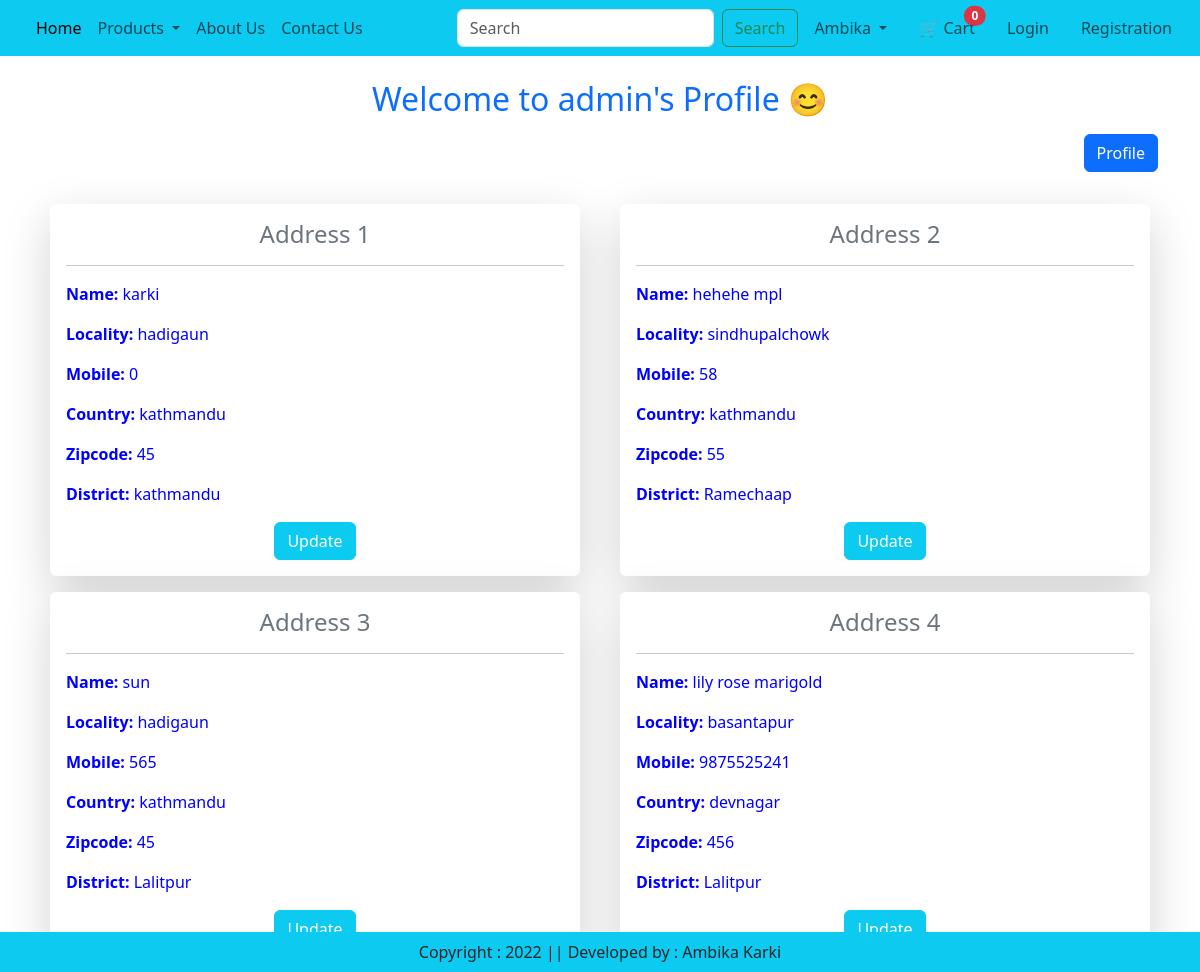
Before: /detail (signed in) with the older database file.
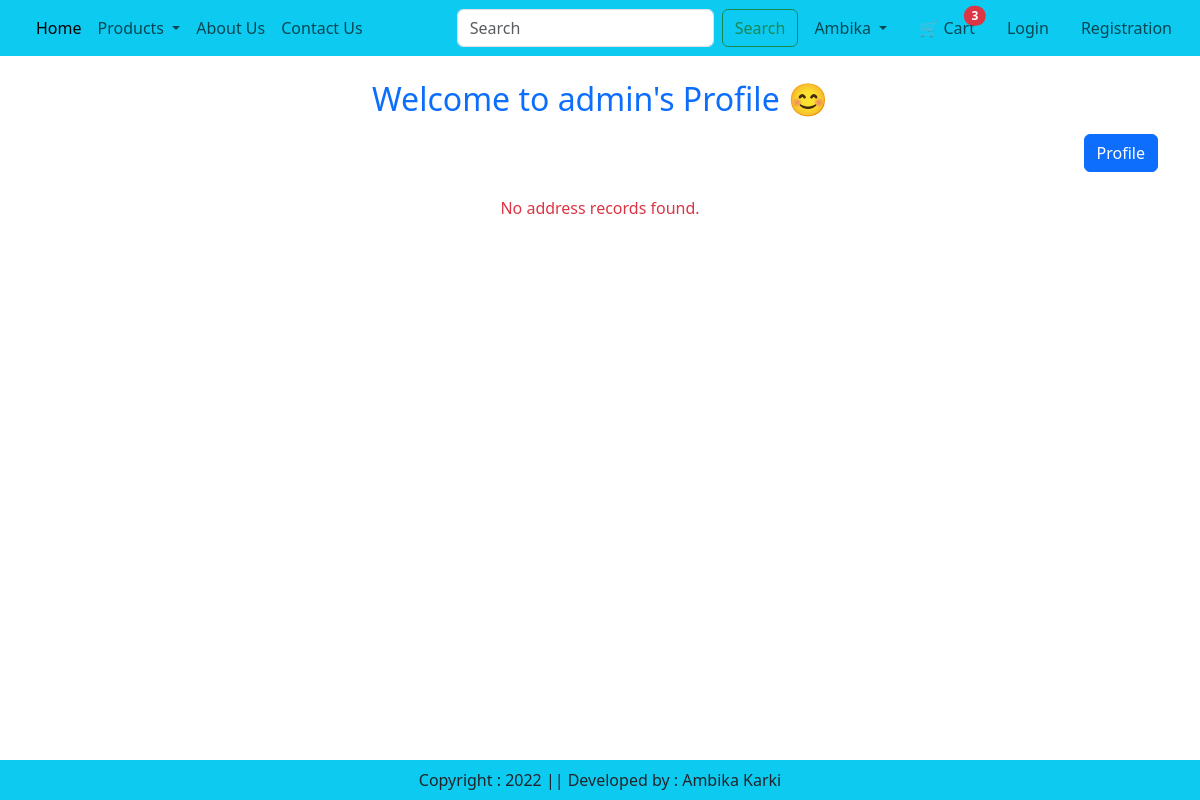
After: the same page with the newer database file.
### app/models.py (models this page shows, shortened)
class Customer(models.Model):
    user=models.ForeignKey(User,on_delete=models.CASCADE)
    name=models.CharField(max_length=200)
    locality=models.CharField(max_length=200)
    country=models.CharField(max_length=50)
    mobile=models.IntegerField(default=0)
    zipcode=models.IntegerField()
    district=models.CharField(choices=STATE_CHOICES,max_length=100)

### app/views.py (the view)
# urls.py: path('detail',views.detail,name='detail'),             #address
@login_required
def detail(request):
    form=Customer.objects.filter(user=request.user)
    car_count=0
    a=Carts.objects.filter(user=request.user)
    car_count=a.count()
    return render(request,'app/mydetail.html',locals())

### app/templates/app/mydetail.html
{% extends 'app/index.html' %}
{% load static %}
{% block main-content %}
<div class="container mt-4">
    <h2 class="text-center text-primary">Welcome to {{ request.user }}'s Profile 😊</h2>
    <div class="d-flex justify-content-end mt-3">
        <a href="{% url 'profile' %}" class="btn btn-primary">Profile</a>
    </div>
    <div class="row mt-4">
        {% for im in form %}
        <div class="col-md-6">
            <div class="card shadow-lg border-0 m-2">
                <div class="card-body">
                    <h4 class="text-center text-secondary">Address {{ forloop.counter }}</h4>
                    <hr>
                    <p><strong>Name:</strong> {{ im.name }}</p>
                    <p><strong>Locality:</strong> {{ im.locality }}</p>
                    <p><strong>Mobile:</strong> {{ im.mobile }}</p>
                    <p><strong>Country:</strong> {{ im.country }}</p>
                    <p><strong>Zipcode:</strong> {{ im.zipcode }}</p>
                    <p><strong>District:</strong> {{ im.district }}</p>
                    <div class="text-center mt-3">
                        <a href="{% url 'update' pk=im.id %}" class="btn btn-info text-white">Update</a>
                    </div>
                </div>
            </div>
        </div>
        {% empty %}
        <p class="text-center text-danger">No address records found.</p>
        {% endfor %}
    </div>
</div>
{% endblock main-content %}

### app/templates/app/index.html (shortened to what this page needs)
<!DOCTYPE html>
{% load static %}
<html lang="en">
<head>
    <link href="https://cdn.jsdelivr.net/npm/bootstrap@5.3.3/dist/css/bootstrap.min.css" rel="stylesheet">
<link rel="stylesheet" href="https://cdnjs.cloudflare.com/ajax/libs/font-awesome/6.7.2/css/all.min.css" />
<link rel="stylesheet" href="https://cdnjs.cloudflare.com/ajax/libs/font-awesome/6.7.2/css/v4-font-face.min.css" />
<link rel="stylesheet" href="/static/app/css/style.css" />
</head>
<body>
  <nav class="navbar navbar-expand-lg bg-info">
    <div class="container-fluid">
      <div class="collapse navbar-collapse" id="navbarSupportedContent">
        <ul class="navbar-nav me-auto mb-2 mb-lg-0">
          <li class="nav-item">
            <a class="nav-link active" aria-current="page" href="/">Home</a>
          </li>
          <li class="nav-item dropdown">
            <a class="nav-link dropdown-toggle" href="#" role="button" data-bs-toggle="dropdown" aria-expanded="false">
              Products
            </a>
          </li>
          <li class="nav-item">
            <a class="nav-link text-blue" href="{% url 'about' %}">About Us</a>
          </li>
          <li class="nav-item">
            <a class="nav-link text-blue" href="{% url 'contact' %}">Contact Us</a>
          </li>
        </ul>
        <form class="d-flex" role="search" action="/search" method="GET">
          <input class="form-control me-2" value="{{query}}" type="search" placeholder="Search" name="search" aria-label="Search">
          <button class="btn btn-outline-success" type="submit">Search</button>
        </form>
      </div>
      <ul class="navbar-nav me-auto mb-2 mb-lg-0">
        <li class="nav-item dropdown mx-2 ">
        <a class="nav-link dropdown-toggle" href="#" role="button" data-bs-toggle="dropdown" aria-expanded="false">
          Ambika
        </a>
        </li>
        <li class="nav-item mx-2">
          <a href="#" class="nav-link"> 🛒 Cart
            <span class="badge bg-danger position-absolute top-2 start-90 translate-middle rounded-pill"> {{car_count}} </span>
          </a>
        </li>
        <li class="nav-item mx-2">
          <a href="{% url 'login_views' %}" class="nav-link">Login </a>
        </li>
        <li class="nav-item mx-2">
          <a href="{% url 'registration' %}" class="nav-link">Registration</a>
        </li>
      </ul>
    </div>
  </nav>
{% block main-content %}{% endblock main-content %}
<footer class="container-fluid bg-info text-center p-2 mt-5 fixed-bottom">
    Copyright : 2022  || Developed by : Ambika Karki
</footer>
</body>
</html>

### app/static/app/css/style.css (style rules this page uses)
p { color:blue; }

Changed rows visible on the page:
removed Customer: name "karki", locality "hadigaun", mobile "0", country "kathmandu", zipcode "45", district "kathmandu"
removed Customer: name "hehehe mpl", locality "sindhupalchowk", mobile "58", country "kathmandu", zipcode "55", district "Ramechaap"
removed Customer: name "sun", locality "hadigaun", mobile "565", country "kathmandu", zipcode "45", district "Lalitpur"
removed Customer: name "lily rose marigold", locality "basantapur", mobile "9875525241", country "devnagar", zipcode "456", district "Lalitpur"
Other visible differences:
{{ car_count }}: "0" → "3"
text now shown: "No address records found."
